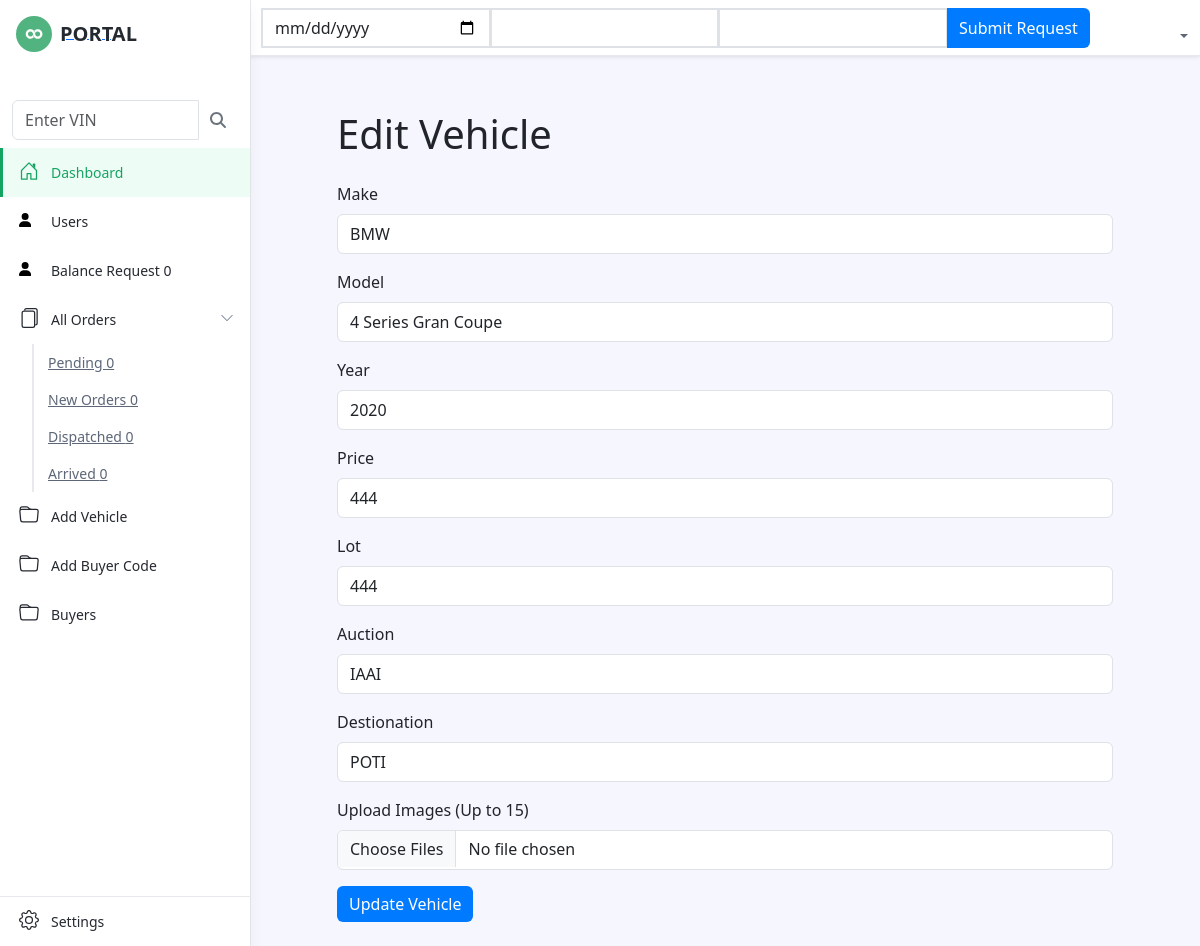
The page /pages/edit-vehicle.php?id=1 (signed in) on the database as committed earlier.
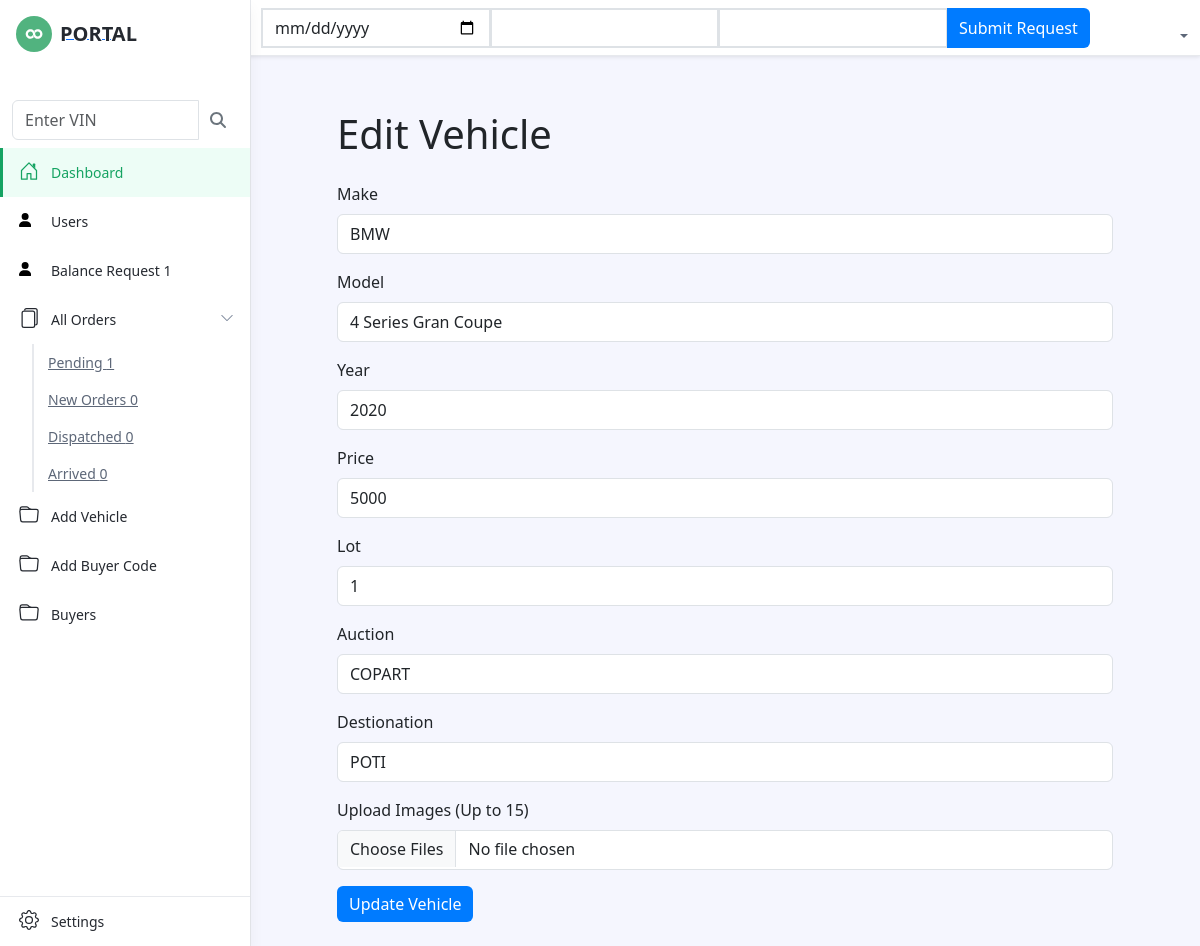
The same page on the database as committed later.
### tables this page shows
CREATE TABLE `vehicles` (
  `id` int(11) NOT NULL,
  `make` varchar(50) NOT NULL,
  `model` varchar(50) NOT NULL,
  `auction` varchar(50) NOT NULL,
  `branch` varchar(80) NOT NULL,
  `dest` text NOT NULL,
  `vin` varchar(80) NOT NULL,
  `year` int(11) NOT NULL,
  `lot` int(11) NOT NULL,
  `price` int(20) NOT NULL,
  `dt` date NOT NULL,
  `buyer_id` int(11) NOT NULL,
  `consigne_id` int(11) NOT NULL,
  `user_id` int(11) NOT NULL,
  `status` text NOT NULL,
  `image_paths` varchar(500) DEFAULT NULL,
  `debt` int(11) DEFAULT 0
);

### pages/edit-vehicle.php (the view, shortened to what the changed rows need)
<?php
include "../db_conn.php";
$vehicleId = isset($_GET['id']) ? intval($_GET['id']) : 0;
$query = "SELECT * FROM vehicles WHERE id = ?";
$stmt = $conn->prepare($query);
$stmt->bind_param("i", $vehicleId);
$stmt->execute();
$result = $stmt->get_result();
$vehicle = $result->fetch_assoc();
if (isset($_SESSION["username"]) && isset($_SESSION["id"])) { ?>
<!DOCTYPE html>
<html>
<head>
    <link id="theme-style" rel="stylesheet" href="assets/css/portal.css">
     <link href="https://stackpath.bootstrapcdn.com/bootstrap/5.3.0/css/bootstrap.min.css" rel="stylesheet">
</head>
<body class="app">
    <header class="app-header fixed-top">
        <div class="app-header-inner">
	        <div class="container-fluid py-2">
		        <div class="app-header-content">
		            <div class="row justify-content-between align-items-center">
				    <div class="col-auto">
                        <?php include "../add_balance.php";?>
				    </div>
		            <div class="app-utilities col-auto">
                    <?php
                   include "../balance.php";
                   ?>
		            </div>
		        </div>
	            </div>
	        </div>
        </div>
        <div id="app-sidepanel" class="app-sidepanel">
	        <div class="sidepanel-inner d-flex flex-column">
		        <div class="app-branding">
		            <a class="app-logo" href="index.html"><img class="logo-icon me-2" src="assets/images/app-logo.svg" alt="logo"><span class="logo-text">PORTAL</span></a>
		        </div>
			    <?php include "../sidebar.php"; ?>
				<?php include "../footer.php"; ?>
	        </div>
	    </div>
    </header>
    <div class="app-wrapper">
	    <div class="app-content pt-3 p-md-3 p-lg-4">
            <div class="container">
        <h1 class="mb-4">Edit Vehicle</h1>
        <form action="update-vehicle.php" method="post" enctype="multipart/form-data">
            <div class="mb-3">
                <label for="make" class="form-label">Make</label>
                <input type="text" class="form-control" id="make" name="make" value="<?= htmlspecialchars($vehicle['make']) ?>" required>
            </div>
            <div class="mb-3">
                <label for="model" class="form-label">Model</label>
                <input type="text" class="form-control" id="model" name="model" value="<?= htmlspecialchars($vehicle['model']) ?>" required>
            </div>
            <div class="mb-3">
                <label for="year" class="form-label">Year</label>
                <input type="number" class="form-control" id="year" name="year" value="<?= htmlspecialchars($vehicle['year']) ?>" required>
            </div>
            <div class="mb-3">
                <label for="price" class="form-label">Price</label>
                <input type="number" class="form-control" id="price" name="price" value="<?= htmlspecialchars($vehicle['price']) ?>" step="0.01" required>
            </div>
             <div class="mb-3">
                <label for="lot" class="form-label">Lot</label>
                <input type="number" class="form-control" id="lot" name="lot" value="<?= htmlspecialchars($vehicle['lot']) ?>" step="0.01" required>
            </div>
             <div class="mb-3">
                <label for="auction" class="form-label">Auction</label>
                <input type="text" class="form-control" id="auction" name="auction" value="<?= htmlspecialchars($vehicle['auction']) ?>" step="0.01" required>
            </div>
            <div class="mb-3">
                <label for="dest" class="form-label">Destionation</label>
                <input type="text" class="form-control" id="dest" name="dest" value="<?= htmlspecialchars($vehicle['dest']) ?>" step="0.01" required>
            </div>
            <div class="mb-3">
                <label for="images" class="form-label">Upload Images (Up to 15)</label>
                <input type="file" class="form-control" id="images" name="images[]" multiple accept="image/*">
            </div>
            <button type="submit" class="btn btn-primary">Update Vehicle</button>
        </form>
    </div>
        </div>
    </div>
</body>
</html>
<?php } else {header("Location: ../index.php");} ?>

### sidebar.php (shortened to what the changed rows need)
<?php
include "db_conn.php";
?>
<nav id="app-nav-main" class="app-nav app-nav-main flex-grow-1">
   <ul class="app-menu list-unstyled accordion" id="menu-accordion">
   <li class="nav-item">
    <div class="container mt-4 mb-2">
        <form id="searchForm" action="search_results.php" method="GET">
            <div class="input-group">
                <input type="text" class="form-control" id="searchInput" name="search" placeholder="Enter VIN">
                <button type="submit" class="btn btn-outline-secondary">
                    <i class="fas fa-search"></i>
                </button>
            </div>
        </form>
    </div>
      </li>
      <li class="nav-item">
         <a class="nav-link active" href="admin.php">
            <span class="nav-icon">
            </span>
            <span class="nav-link-text">Dashboard</span>
         </a>
      </li>
      <li class="nav-item">
         <a class="nav-link" href="user.php">
            <span class="nav-icon">
            </span>
            <span class="nav-link-text">Users</span>
         </a>
      </li>
      <?php
        function getRequestCount($mycon) {
    $sql = "SELECT COUNT(id) FROM balance_requests WHERE status = 'pending'";
    $result = mysqli_query($mycon, $sql);
    $row = mysqli_fetch_array($result, MYSQLI_NUM);
    if ($row) {
        echo $row[0];
    } else {
        echo "No results found.";
    }
}
          ?>
       <li class="nav-item">
         <a class="nav-link" href="check_balance.php">
            <span class="nav-icon">
            </span>
            <span class="nav-link-text">Balance Request <?php getRequestCount($conn); ?></span>
         </a>
      </li>
      <li class="nav-item has-submenu">
         <a class="nav-link submenu-toggle" href="#" data-bs-toggle="collapse" data-bs-target="#submenu-1" aria-expanded="false" aria-controls="submenu-1">
            <span class="nav-icon">
            </span>
            <span class="nav-link-text">All Orders</span>
            <span class="submenu-arrow">
               <svg width="1em" height="1em" viewBox="0 0 16 16" class="bi bi-chevron-down" fill="currentColor" xmlns="http://www.w3.org/2000/svg">
                  <path fill-rule="evenodd" d="M1.646 4.646a.5.5 0 0 1 .708 0L8 10.293l5.646-5.647a.5.5 0 0 1 .708.708l-6 6a.5.5 0 0 1-.708 0l-6-6a.5.5 0 0 1 0-.708z"/>
               </svg>
            </span>
         </a>
         <?php
        function getCount($status, $mycon) {
    $userId = intval($_SESSION['id']);
    if (is_int($status)) {
        $sql = "SELECT COUNT(id) FROM vehicles WHERE status = $status AND user_id = $userId";
    } else {
        $status = mysqli_real_escape_string($mycon, $status);
        $sql = "SELECT COUNT(id) FROM vehicles WHERE status = '$status' AND user_id = $userId";
    }
    $result = mysqli_query($mycon, $sql);
    $row = mysqli_fetch_array($result, MYSQLI_NUM);
    if ($row) {
        echo $row[0];
    } else {
        echo "No results found.";
    }
}
          ?>
         <div id="submenu-1" class="collapse submenu submenu-1 show" data-bs-parent="#menu-accordion">
            <ul class="submenu-list list-unstyled">
               <li class="submenu-item"><a class="submenu-link" href="pending.php">Pending <?php getCount("Pending", $conn); ?></a></li>
               <li class="submenu-item"><a class="submenu-link" href="new.php">New Orders <?php getCount("New", $conn); ?></a></li>
               <li class="submenu-item"><a class="submenu-link" href="dispached.php">Dispatched <?php getCount("Dispatched", $conn); ?></a></li>
               <li class="submenu-item"><a class="submenu-link" href="arrived.php">Arrived <?php getCount("Arrived", $conn); ?></a></li>
            </ul>
         </div>
      </li>
      <li class="nav-item">
         <a class="nav-link" href="add-vehicle.php">
            <span class="nav-icon">
            </span>
            <span class="nav-link-text">Add Vehicle</span>
         </a>
      </li>
      <li class="nav-item">
         <a class="nav-link" href="add-buyer.php">
            <span class="nav-icon">
            </span>
            <span class="nav-link-text">Add Buyer Code</span>
         </a>
      </li>
      <li class="nav-item">
         <a class="nav-link" href="buyer.php">
            <span class="nav-icon">
            </span>
            <span class="nav-link-text">Buyers</span>
         </a>
      </li>
   </ul>
</nav>

Rows that differ between the two databases and show on the page:
changed vehicles "BMW": price "444" → "5000"; lot "444" → "1"; auction "IAAI" → "COPART"
Other text that changed with them:
$row[0]: "0" → "1"
$row[0]: "0 0 0 0" → "1 0 0 0"
